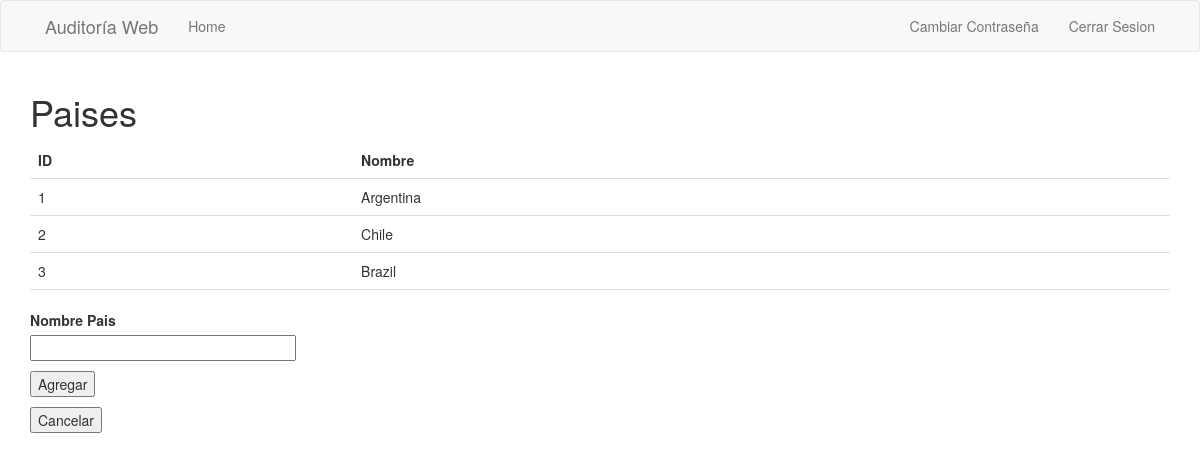
The page /countries (signed in) on the database its author committed.
### app/models.py (models this page shows, shortened)
class Country(UserMixin, db.Model):
    id = db.Column(db.Integer, primary_key=True)
    country_name = db.Column(db.String(64), index=True, unique=True)
    city = db.relationship("City", backref="country", lazy="dynamic")

### app/routes.py (the view)
@app.route("/countries", methods=["GET", "POST"])
@login_required
def countries():
    form = AddCountryForm()
    countries = Country.query.all()
    if form.validate_on_submit():
        country = Country(country_name=form.country_name.data)
        db.session.add(country)
        db.session.commit()
    if form.cancel.data:
        return render_template("admin_page.html")
    return render_template("countries.html", form=form, countries=countries)

### app/forms.py
class AddCountryForm(FlaskForm):
    country_name = StringField(_l("Nombre Pais"), validators=[DataRequired()])
    submit = SubmitField(_l("Agregar"))
    cancel = SubmitField(_l("Cancelar"))

### app/models.py (called while the page is built)
@login.user_loader
def load_user(id):
    return User.query.get(int(id))

### app/templates/countries.html (shortened to what this page needs)
{% extends "base.html" %}
{% block app_content %}
<head>
    <link rel="stylesheet" href="/static/css/table.css">
</head>
<h1>{{ _('Paises') }}</h1>
<table style="width:100%">
    <tr>
        <th>{{ _('ID') }}</th>
        <th>{{ _('Nombre') }}</th>
    </tr>
    <tbody>
        {% for country in countries %}
        <tr>
            <td title="{{ country.id }}">{{ country.id }}</td>
            <td title="{{ country.country_name }}">{{ country.country_name }}</td>
        </tr>
        {% endfor %}
    </tbody>
</table>
<br>
<form action="" method="POST" novalidate>
    <p>
        {{ form.country_name.label }}<br>
        {{ form.country_name(size=32) }}<br>
    </p>
    <p>{{ form.submit() }}</p>
    <p>{{ form.cancel() }}</p>
</form>
{% endblock %}

### app/static/css/table.css (style rules this page uses)
table { border-collapse: collapse; width: 100%; }
th, td { padding: 8px; text-align: left; border-bottom: 1px solid #ddd; }

### app/templates/countries.html (style rules this page uses)
table { border-collapse: collapse; width: 100%; }
th, td { padding: 8px; text-align: left; border-bottom: 1px solid #ddd; }

### rows shown on the page
Country: id "1", country_name "Argentina"
Country: id "2", country_name "Chile"
Country: id "3", country_name "Brazil"
